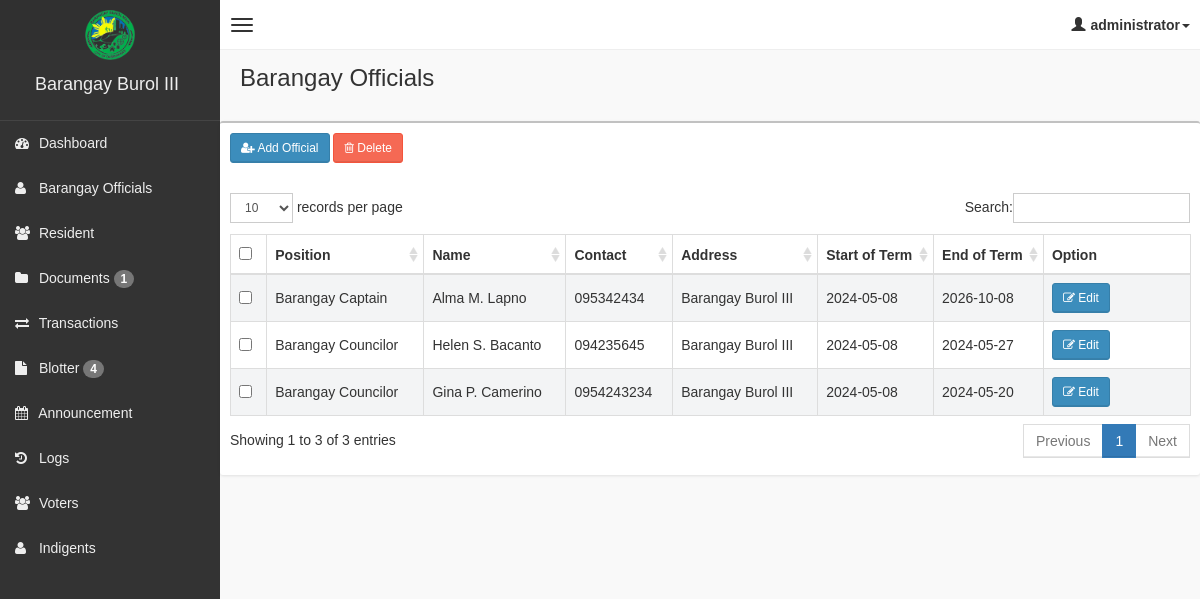
Before: /admin/officials.php (signed in) with the older database file.
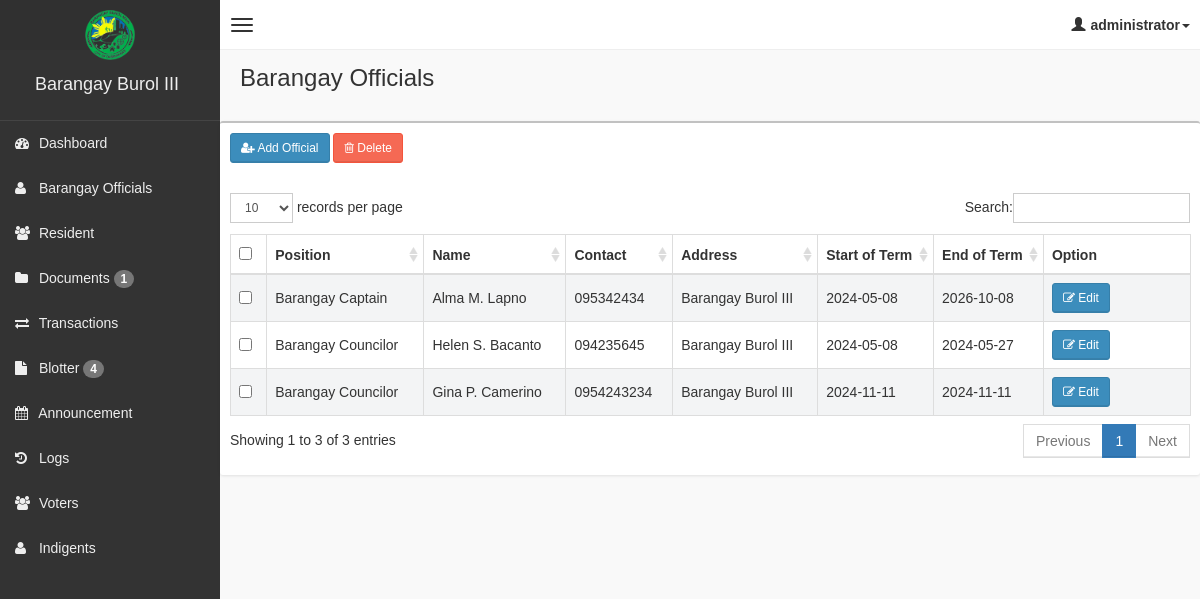
After: the same page with the newer database file.
### tables this page shows
CREATE TABLE `officials` (
  `id` int(11) NOT NULL,
  `full_name` varchar(255) NOT NULL,
  `image` varchar(255) NOT NULL,
  `contact_number` varchar(255) NOT NULL,
  `position` varchar(255) NOT NULL,
  `address` varchar(255) NOT NULL,
  `start_term` varchar(255) NOT NULL,
  `end_term` varchar(255) NOT NULL,
  `is_archive` tinyint(4) NOT NULL DEFAULT 0
);

### admin/officials.php (the view, shortened to what this page needs)
<!DOCTYPE html>
<html>
<?php
if (!isset($_SESSION['role'])) {
    header("Location: login.php");
} else {
    include('main_style.php'); ?>
    <body class="skin-black">
        <?php
        include "db.php";
        ?>
        <?php include('header.php'); ?>
        <div class="wrapper row-offcanvas row-offcanvas-left">
            <?php include('sidebar.php'); ?>
            <aside class="right-side">
                <section class="content-header">
                    <h1>
                        Barangay Officials
                    </h1>
                </section>
                <section class="content">
                    <div class="row">
                        <div class="box">
                            <div class="box-header">
                                <div style="padding:10px;">
                                    <button class="btn btn-primary btn-sm" data-toggle="modal" data-target="#addOfficialModal"><i class="fa fa-user-plus" aria-hidden="true"></i> Add Official</button>
                                    <button class="btn btn-danger btn-sm" data-toggle="modal" data-target="#deleteModal"><i class="fa fa-trash-o" aria-hidden="true"></i> Delete</button>
                                </div>
                            </div>
                            <div class="box-body">
                                <form method="post">
                                    <table id="table" class="table table-bordered table-striped">
                                        <thead>
                                            <tr>
                                                <?php
                                                if (!isset($_SESSION['staff'])) {
                                                ?>
                                                    <th style="width: 20px !important;"><input type="checkbox" name="chk_delete[]" class="cbxMain" onchange="checkMain(this)" /></th>
                                                <?php
                                                }
                                                ?>
                                                <th>Position</th>
                                                <th>Name</th>
                                                <th>Contact</th>
                                                <th>Address</th>
                                                <th>Start of Term</th>
                                                <th>End of Term</th>
                                                <th style="width: 130px !important;">Option</th>
                                            </tr>
                                        </thead>
                                        <tbody>
                                            <?php
                                            $squery = $pdo->query("select * from officials WHERE is_archive = 0");
                                            while ($row = $squery->fetch(PDO::FETCH_ASSOC)) {
                                                echo '
                                                    <tr>
                                                        <td><input type="checkbox" name="chk_delete[]" class="chk_delete" value="' . $row['id'] . '" /></td>
                                                        <td>' . $row['position'] . '</td>
                                                        <td>' . $row['full_name'] . '</td>
                                                        <td>' . $row['contact_number'] . '</td>
                                                        <td>' . $row['address'] . '</td>
                                                        <td>' . $row['start_term'] . '</td>
                                                        <td>' . $row['end_term'] . '</td>
                                                        <td>
                                                            <button class="btn btn-primary btn-sm" data-target="#editModalOfficial' . $row['id'] . '" data-toggle="modal"><i class="fa fa-pencil-square-o" aria-hidden="true"></i> Edit</button>';
                                                echo '</td>
                                                    </tr>
                                                    ';
                                            }
                                            ?>
                                        </tbody>
                                    </table>
                                </form>
                            </div>
                        </div>
                    </div>
                </section>
            </aside>
        </div>
    <?php }
    ?>
    </body>
</html>

### admin/main_style.php (shortened to what this page needs)
<head>
    <link href="assets/css/bootstrap.min.css" rel="stylesheet" type="text/css" />
    <link href="assets/css/font-awesome.min.css" rel="stylesheet" type="text/css" />
    <link href="assets/css/ionicons.min.css" rel="stylesheet" type="text/css" />
    <link href="assets/js/morris/morris-0.4.3.min.css" rel="stylesheet" type="text/css" />
    <link href="assets/css/AdminLTE.css" rel="stylesheet" type="text/css" />
    <link href="assets/css/datatables/dataTables.bootstrap.css" rel="stylesheet" type="text/css" />
    <link href="assets/css/select2.css" rel="stylesheet" type="text/css" />
    <link rel="stylesheet" href="assets/css/sweetalert.css">
</head>

### admin/header.php
<?php
echo  '<header class="header">
         <a href="#" class="logo">
             <img src="assets/img/logo.png" height="50" style="margin: 10px 0;" />
         </a>
         <nav class="navbar navbar-static-top" role="navigation">
             <a href="#" class="navbar-btn sidebar-toggle" data-toggle="offcanvas" role="button">
                 <span class="sr-only">Toggle navigation</span>
                 <span class="icon-bar"></span>
                 <span class="icon-bar"></span>
                 <span class="icon-bar"></span>
             </a>
             <div class="navbar-right">
                 <ul class="nav navbar-nav">
                     <li class="dropdown user user-menu">
                         <a href="#" class="dropdown-toggle" data-toggle="dropdown">
                             <i class="glyphicon glyphicon-user"></i><span>'.$_SESSION['role'].'<i class="caret"></i></span>
                         </a>
                         <ul class="dropdown-menu">
                             <li class="user-header bg-green">
                                 <p>
                                     '.$_SESSION['role'].'
                                 </p>
                             </li>
                             <li class="user-footer">
                                 <div>
                                     <a href="logout.php" class="btn btn-default btn-flat">Sign out</a>
                                 </div>
                             </li>
                         </ul>
                     </li>
                 </ul>
             </div>
         </nav>
     </header>'; ?>

### admin/sidebar.php (shortened to what this page needs)
<?php
function getPendingDocumentsCount($pdo)
{
    $sql = "SELECT COUNT(*) FROM documents WHERE status = :status";
    $stmt = $pdo->prepare($sql);
    $stmt->execute([':status' => 'pending']);
    return $stmt->fetchColumn();
}
function getPendingBlotterCount($pdo)
{
    $sql = "SELECT COUNT(*) FROM blotter WHERE status = :status";
    $stmt = $pdo->prepare($sql);
    $stmt->execute([':status' => 'pending']);
    return $stmt->fetchColumn();
}
$pendingDocumentCount = getPendingDocumentsCount($pdo);
$PendingBlotterCount = getPendingBlotterCount($pdo);
?>
<aside class="left-side sidebar-offcanvas">
    <section class="sidebar">
        <div class="user-panel">
            <div class="pull-left info">
                <h4> &nbsp;&nbsp;Barangay Burol III</h4>
            </div>
        </div>
        <ul class="sidebar-menu">
            <li>
                <a href="index.php">
                    <i class="fa fa-dashboard"></i> <span>Dashboard</span>
                </a>
            </li>
            <li>
                <a href="officials.php">
                    <i class="fa fa-user"></i> <span>Barangay Officials</span>
                </a>
            </li>
            <li>
                <a href="resident.php">
                    <i class="fa fa-users"></i> <span>Resident</span>
                </a>
            </li>
            <li>
                <a href="documents.php">
                    <i class="fa fa-folder"></i> <span>Documents</span>
                    <?php if ($pendingDocumentCount > 0): ?>
                        <span class="badge"><?php echo $pendingDocumentCount; ?></span>
                    <?php endif; ?>
                </a>
            </li>
            <li>
                <a href="transactions.php">
                    <i class="fa fa-exchange"></i> <span>Transactions</span>
                </a>
            </li>
            <li>
                <a href="blotter.php">
                    <i class="fa fa-file"></i> <span>Blotter</span>
                    <?php if ($PendingBlotterCount > 0): ?>
                        <span class="badge"><?php echo $PendingBlotterCount; ?></span>
                    <?php endif; ?>
                </a>
            </li>
            <li>
                <a href="activity.php">
                    <i class="fa fa-calendar"></i> <span>Announcement</span>
                </a>
            </li>
            <li>
                <a href="logs.php">
                    <i class="fa fa-history"></i> <span>Logs</span>
                </a>
            </li>
            <li>
                <a href="voters.php">
                    <i class="fa fa-users"></i> <span>Voters</span>
                </a>
            </li>
            <li>
                <a href="indigents.php">
                    <i class="fa fa-user"></i> <span>Indigents</span>
                </a>
            </li>
        </ul>
    </section>
</aside>

Changed rows visible on the page:
removed officials: position "Barangay Councilor", full_name "Gina P. Camerino", contact_number "0954243234", address "Barangay Burol III", start_term "2024-05-08", end_term "2024-05-20"
added officials: position "Barangay Councilor", full_name "Gina P. Camerino", contact_number "0954243234", address "Barangay Burol III", start_term "2024-11-11", end_term "2024-11-11"
